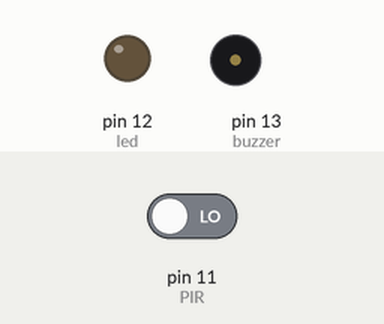
This sketch was run on a simulated Arduino Uno, built with avr-gcc and run on an emulated ATmega328P. Parts: output pins drawn as LEDs (lit = HIGH), buzzer (waves = sounding, pin HIGH). The test bench sets the inputs (shaded band); at power-on: pin 11 (PIR) LOW.

Above: at 2.8 s.
2.9 s: pin 11 (PIR) driven HIGH
At 4.0 s:
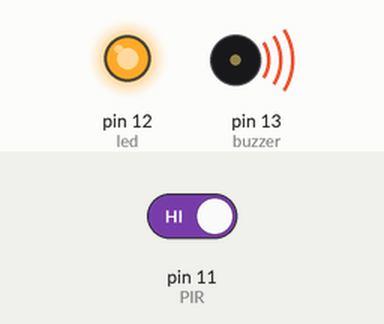
4.5 s: pin 11 (PIR) driven LOW
At 5.5 s:
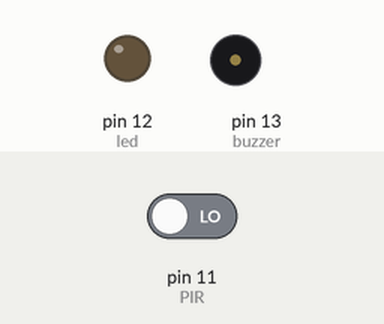
Timing chart, 0 to 7.5 s (numbered marks = the images above; inputs shaded):
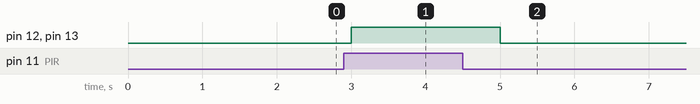

Measured:
- after the input at 2.9 s, pin 12 (led), pin 13 (buzzer): LOW → HIGH after 0.10 s
- after the input at 4.5 s, pin 12 (led), pin 13 (buzzer): HIGH → LOW after 0.50 s

The sketch:

project.ino
```cpp
int led = 12;
int buzzer = 13;
int PIR = 11;

void setup()
{
  pinMode(led, OUTPUT);
  pinMode(buzzer, OUTPUT);
  pinMode(PIR, INPUT);
}

void loop()
{
  if(digitalRead(PIR) == HIGH)
  {
    digitalWrite(led, HIGH);
    digitalWrite(buzzer, HIGH);
    delay(1000);
  }
  else
  {
    digitalWrite(led, LOW);
    digitalWrite(buzzer, LOW);
    delay(1000);
  }
}
```
